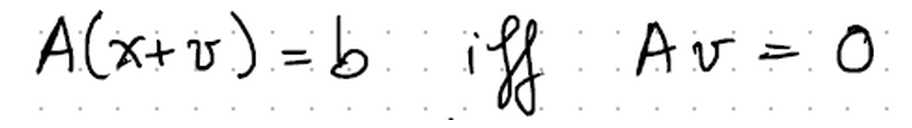
#> input picture src/neutral network/train/notes_20261023_02.png, 912 x 128 px
$ python -i preprocess.py   (imports and definitions only)
#> lines starting #> are read from the running program, lines starting #| are printed output that depends on the picture
"""训练和识别共用的公式图片预处理。"""
import math
from pathlib import Path

import numpy as np
import torch
from PIL import Image, ImageOps


class EmptyFormulaImageError(ValueError):
    """图片中没有达到笔迹检测阈值的像素。"""


def check_formula_image(path: Path) -> None:
    """只做 load_formula_image 中会抛错的部分(解码、找笔迹)，不缩放、不生成张量。
    图片无法解码时抛 OSError，没有笔迹时抛 EmptyFormulaImageError。"""
    with Image.open(path) as source:
        rgba = ImageOps.exif_transpose(source).convert("RGBA")
        background = Image.new("RGBA", rgba.size, "white")
        gray = Image.alpha_composite(background, rgba).convert("L")

    pixels = np.asarray(gray)
    border = np.concatenate((pixels[0], pixels[-1], pixels[:, 0], pixels[:, -1]))
    light_background = bool(np.median(border) >= 128)
    foreground = 255 - pixels if light_background else pixels
    if not (foreground > 32).any():
        raise EmptyFormulaImageError(f"图片中没有可识别的笔迹: {path}")


def load_formula_image(path: Path, invert: bool | None = None) -> torch.Tensor:
    """单张公式图 -> [1, 128, W]；invert=None 自动判断，否则强制开/关反色。"""
#> called with path = 'train/notes_20261023_02.png'
    with Image.open(path) as source:
#> source is the input picture: PIL image 912x128 RGB; min 0, max 255, mean 240.1
        rgba = ImageOps.exif_transpose(source).convert("RGBA")
        background = Image.new("RGBA", rgba.size, "white")
#> background: PIL image 912x128 RGBA; every value is 255
        gray = Image.alpha_composite(background, rgba).convert("L")

    pixels = np.asarray(gray)
    border = np.concatenate((pixels[0], pixels[-1], pixels[:, 0], pixels[:, -1]))
#> border = 2080 values from 255 to 255
    light_background = bool(np.median(border) >= 128)
#> light_background = True
    should_invert = light_background if invert is None else invert
#> should_invert = True
    # 裁切始终根据原图背景定位笔迹，不受输出是否反色影响。
    foreground = ImageOps.invert(gray) if light_background else gray
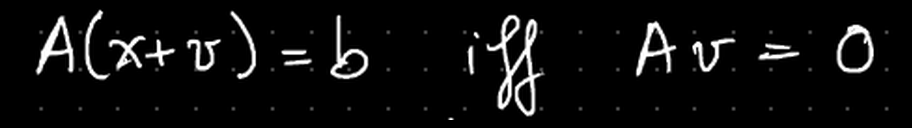
#> foreground: PIL image 912x128 L; min 0, max 255, mean 14.9
    bounds = foreground.point(lambda p: 255 if p > 32 else 0).getbbox()
#> bounds = (35, 9, 889, 120)
    if bounds is None:
        raise EmptyFormulaImageError(f"图片中没有可识别的笔迹: {path}")
    ink = (ImageOps.invert(gray) if should_invert else gray).crop(bounds)
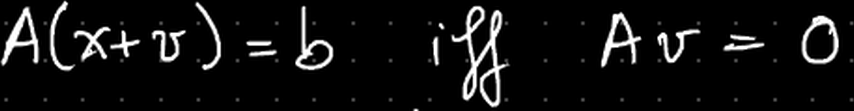
#> ink: PIL image 854x111 L; min 0, max 255, mean 18.4

    # 对齐 train.py 的高度、边距、最大宽度以及横线的缩放规则。
    height, margin, stride, max_width, min_width = 128, 8, 16, 1024, 64
    width, ink_height = ink.size
#> width = 854; ink_height = 111
    scale = min((height - 2 * margin) / max(ink_height, 0.2 * width),
                (max_width - 2 * margin) / width)
#> scale = 0.656
    resized_width = max(1, round(width * scale))
#> resized_width = 560
    resized_height = max(1, round(ink_height * scale))
#> resized_height = 73
    ink = ink.resize((resized_width, resized_height), Image.Resampling.LANCZOS)
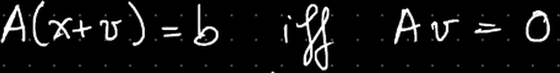
#> ink: PIL image 560x73 L; min 0, max 255, mean 18.4
    canvas_width = max(min_width, math.ceil((resized_width + 2 * margin) / stride) * stride)
#> canvas_width = 576
    background_value = 255 if light_background != should_invert else 0
#> background_value = 0
    canvas = Image.new("L", (canvas_width, height), background_value)
#> canvas: PIL image 576x128 L; every value is 0
    canvas.paste(ink, ((canvas_width - resized_width) // 2, (height - resized_height) // 2))
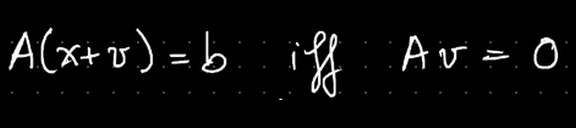
#> canvas: PIL image 576x128 L; min 0, max 255, mean 10.2
#> (the run stopped early here; a loop or call above may not have finished)

$ run again, on src/neutral network/train/notes_20261023_05.png
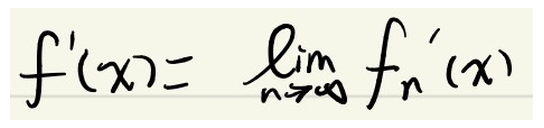
#> input picture src/neutral network/train/notes_20261023_05.png, 544 x 128 px
#> in load_formula_image, source is the input picture: PIL image 544x128 RGB; mean R, G, B 229.8, 230.4, 220
#> background: PIL image 544x128 RGBA; every value is 255
#> border = 1344 values from 255 to 255
#> light_background = True
#> bounds = (10, 17, 533, 110)
#> in load_formula_image, `ink = ink.resize((resized_width, resized_height), Image.Resampling.LAN..`:
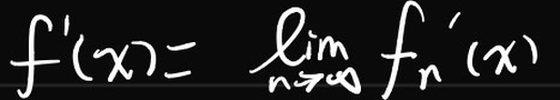
#> ink: PIL image 560x100 L; min 0, max 255, mean 35.1
#> background_value = 0
#> in load_formula_image, `canvas.paste(ink, ((canvas_width - resized_width) // 2, (height - resi..`:
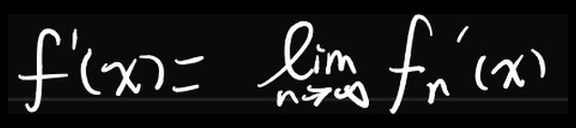
#> canvas: PIL image 576x128 L; min 0, max 255, mean 26.6

$ run again, on src/neutral network/train/notes_20261023_06.png
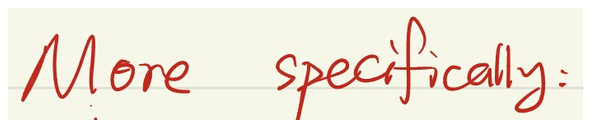
#> input picture src/neutral network/train/notes_20261023_06.png, 592 x 128 px
#> in load_formula_image, source is the input picture: PIL image 592x128 RGB; mean R, G, B 242.8, 233.5, 221.9
#> background: PIL image 592x128 RGBA; every value is 255
#> border = 1440 values from 255 to 255
#> light_background = True
#> bounds = (8, 16, 583, 120)
#> in load_formula_image, `ink = ink.resize((resized_width, resized_height), Image.Resampling.LAN..`:
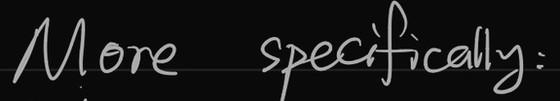
#> ink: PIL image 560x101 L; min 0, max 203, mean 24.7
#> background_value = 0
#> in load_formula_image, `canvas.paste(ink, ((canvas_width - resized_width) // 2, (height - resi..`:
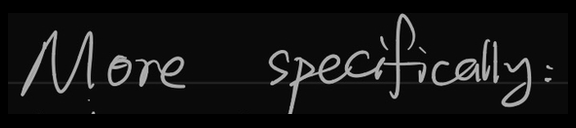
#> canvas: PIL image 576x128 L; min 0, max 203, mean 18.9
